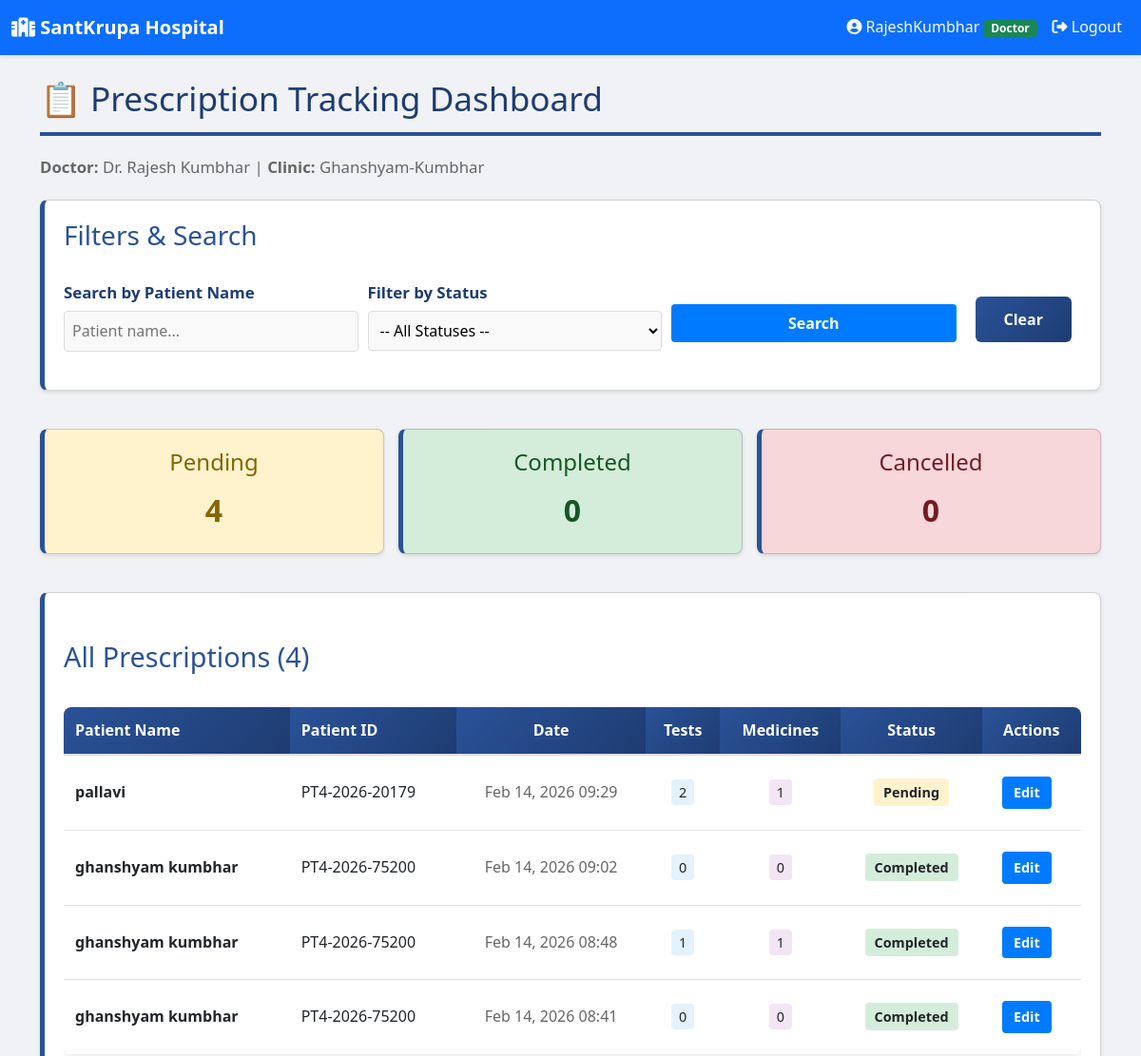
The page /clinic/ghanshyam_123/doctor/prescription-tracking/ (signed in, upper part) on the database as committed earlier.
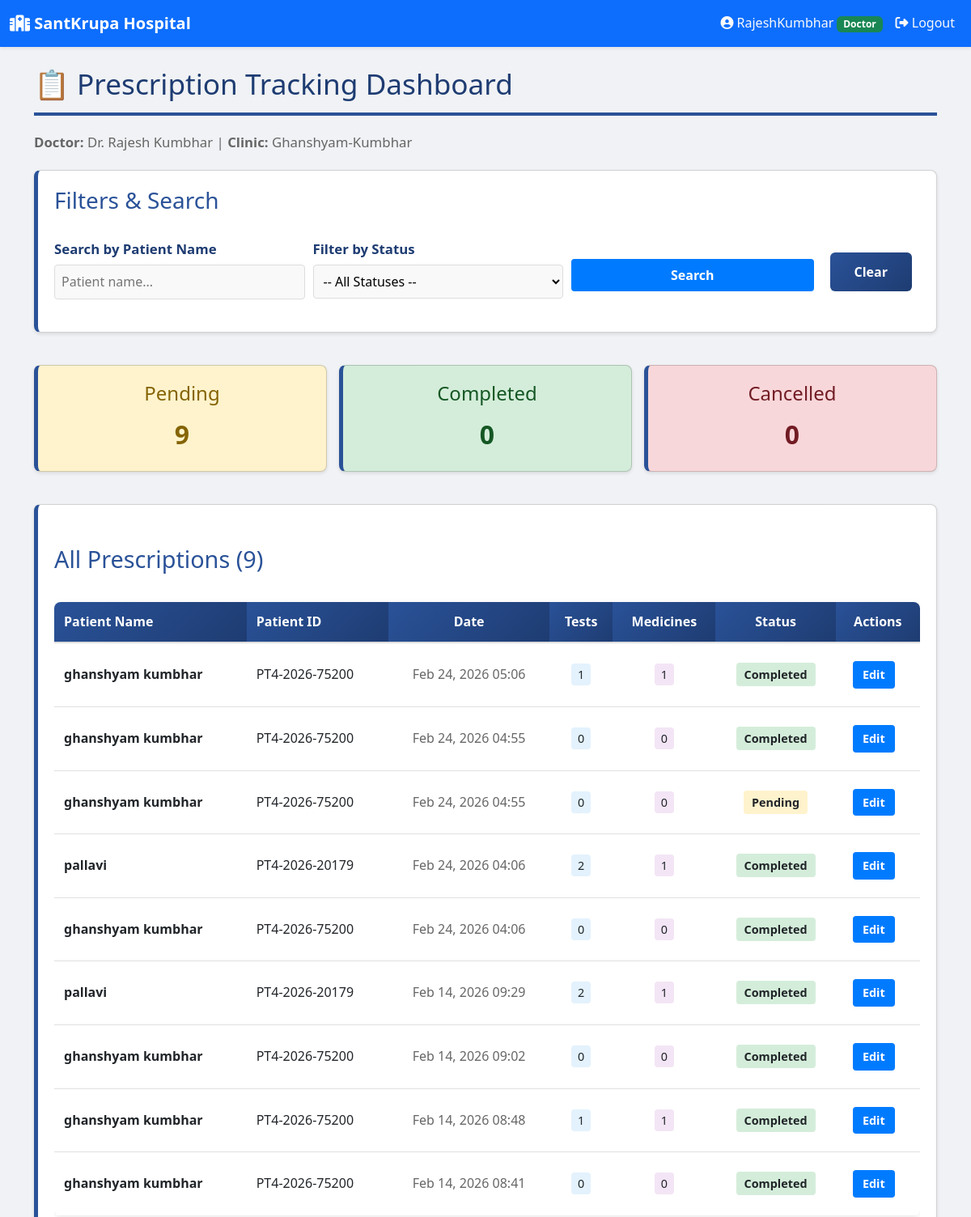
The same page on the database as committed later.
### hospital/models.py (models this page shows, shortened)
class Prescription(models.Model):
    STATUS_CHOICES = [
        ('pending', 'Pending'),
        ('completed', 'Completed'),
        ('cancelled', 'Cancelled'),
    ]
    clinic = models.ForeignKey(Clinic, on_delete=models.CASCADE, related_name='prescriptions', null=True, blank=True)
    patient = models.ForeignKey(Patient, on_delete=models.CASCADE, related_name='prescriptions')
    doctor = models.ForeignKey(Doctor, on_delete=models.SET_NULL, null=True, related_name='prescriptions')
    prescription_date = models.DateTimeField(auto_now_add=True)
    status = models.CharField(max_length=20, choices=STATUS_CHOICES, default='pending')
    admission_recommended = models.BooleanField(default=False, help_text="Doctor recommends patient admission to hospital")
    admission_reason = models.TextField(blank=True, help_text="Reason for recommending admission")
    objects = ClinicManager()
    class Meta:
        ordering = ['-prescription_date']

class Patient(models.Model):
    STATUS_CHOICES = [
        ('registered', 'Registered'),
        ('in_diagnosis', 'In Diagnosis'),
        ('treatment_started', 'Treatment Started'),
        ('discharged', 'Discharged'),
    ]
    clinic = models.ForeignKey(Clinic, on_delete=models.CASCADE, related_name='patients', null=True, blank=True)
    patient_id = models.CharField(max_length=20, editable=False)
    user = models.OneToOneField(User, on_delete=models.CASCADE, null=True, blank=True)
    patient_name = models.CharField(max_length=100)
    age = models.IntegerField()
    address = models.TextField()
    phone_number = models.CharField(max_length=15)
    registration_date = models.DateField(auto_now_add=True)
    status = models.CharField(max_length=20, choices=STATUS_CHOICES, default='registered')
    default_password = models.CharField(max_length=20, blank=True)
    registered_by = models.ForeignKey(User, on_delete=models.SET_NULL, null=True, blank=True,
                                     related_name='patients_registered',
                                     limit_choices_to={'role': 'receptionist'})
    objects = ClinicManager()
    class Meta:
        ordering = ['-registration_date']
        unique_together = [['clinic', 'patient_id']]
        indexes = [
            models.Index(fields=['clinic', 'registration_date']),
            models.Index(fields=['clinic', 'phone_number']),
        ]

### hospital/views.py (the view)
# urls.py: path('doctor/prescription-tracking/', views.doctor_prescription_tracking, name='doctor_prescription_tracking'),
@login_required(login_url='login')
def doctor_prescription_tracking(request, clinic_slug=None):
    if request.user.role != 'doctor':
        return redirect('homepage')
    try:
        doctor = Doctor.objects.get(user=request.user)
    except Doctor.DoesNotExist:
        messages.error(request, "Doctor profile not found!")
        return redirect('homepage')
    clinic = get_clinic_from_slug_or_middleware(clinic_slug, request)
    if not clinic:
        clinic = request.user.clinic
    if clinic:
        prescriptions = Prescription.objects.filter(doctor=doctor, clinic=clinic).order_by('-prescription_date')
    else:
        prescriptions = Prescription.objects.filter(doctor=doctor).order_by('-prescription_date')
    status_filter = request.GET.get('status', '').strip()
    if status_filter in ['pending', 'completed', 'cancelled']:
        prescriptions = prescriptions.filter(status=status_filter)
    search_query = request.GET.get('search', '').strip()
    if search_query:
        prescriptions = prescriptions.filter(patient__patient_name__icontains=search_query)
    context = {
        'doctor': doctor,
        'clinic': clinic,
        'prescriptions': prescriptions,
        'status_filter': status_filter,
        'search_query': search_query,
    }
    return render(request, 'hospital/doctor/prescription_tracking.html', context)

### hospital/managers.py (called while the page is built)
    def get_queryset(self):
        return super().get_queryset()

### hospital/views.py (called while the page is built)
def get_clinic_from_slug_or_middleware(clinic_slug, request):
    if clinic_slug:
        try:
            return Clinic.objects.get(slug=clinic_slug)
        except Clinic.DoesNotExist:
            return None
    if hasattr(request, 'clinic') and request.clinic:
        return request.clinic
    if request.user.is_authenticated and hasattr(request.user, 'clinic'):
        return request.user.clinic
    return None

### hospital/templates/hospital/doctor/prescription_tracking.html (shortened to what the changed rows need)
{% extends "hospital/base.html" %}
{% block content %}
<div style="max-width: 1400px; margin: 0 auto;">
    <h1>📋 Prescription Tracking Dashboard</h1>
    <div style="display: grid; grid-template-columns: repeat(auto-fit, minmax(200px, 1fr)); gap: 15px; margin-bottom: 20px;">
        <div class="card" style="text-align: center; background: #fff3cd;">
            <h4 style="margin: 0 0 10px 0; color: #856404;">Pending</h4>
            <p style="font-size: 2em; font-weight: bold; color: #856404; margin: 0;">
                {{ prescriptions|dictsort:"status"|length }}
            </p>
        </div>
    </div>
    <div class="card">
        <h2>All Prescriptions ({{ prescriptions|length }})</h2>
        {% if prescriptions %}
            <div style="overflow-x: auto;">
                <table style="width: 100%; border-collapse: collapse;">
                    <thead>
                        <tr style="background: #f8f9fa; border-bottom: 2px solid #ddd;">
                            <th style="padding: 12px; text-align: left; font-weight: bold;">Patient Name</th>
                            <th style="padding: 12px; text-align: left; font-weight: bold;">Patient ID</th>
                            <th style="padding: 12px; text-align: center; font-weight: bold;">Date</th>
                            <th style="padding: 12px; text-align: center; font-weight: bold;">Tests</th>
                            <th style="padding: 12px; text-align: center; font-weight: bold;">Medicines</th>
                            <th style="padding: 12px; text-align: center; font-weight: bold;">Status</th>
                            <th style="padding: 12px; text-align: center; font-weight: bold;">Actions</th>
                        </tr>
                    </thead>
                    <tbody>
                        {% for prescription in prescriptions %}
                        <tr style="border-bottom: 1px solid #eee; hover: background: #f5f5f5;">
                            <td style="padding: 12px;"><strong>{{ prescription.patient.patient_name }}</strong></td>
                            <td style="padding: 12px;">{{ prescription.patient.patient_id }}</td>
                            <td style="padding: 12px; text-align: center; color: #666;">{{ prescription.prescription_date|date:"M d, Y H:i" }}</td>
                            <td style="padding: 12px; text-align: center;">
                                <span style="background: #e3f2fd; padding: 4px 8px; border-radius: 4px; font-size: 0.9em;">
                                    {{ prescription.tests.count }}
                                </span>
                            </td>
                            <td style="padding: 12px; text-align: center;">
                                <span style="background: #f3e5f5; padding: 4px 8px; border-radius: 4px; font-size: 0.9em;">
                                    {{ prescription.medicines.count }}
                                </span>
                            </td>
                            <td style="padding: 12px; text-align: center;">
                                <span style="background:
                                    {% if prescription.status == 'pending' %}#fff3cd
                                    {% elif prescription.status == 'completed' %}#d4edda
                                    {% else %}#f8d7da{% endif %};
                                    padding: 5px 10px; border-radius: 4px; font-size: 0.9em; font-weight: bold;">
                                    {{ prescription.get_status_display }}
                                </span>
                            </td>
                            <td style="padding: 12px; text-align: center;">
                                <a href="{% url 'add_prescription_details' clinic.slug prescription.id %}"
                                   class="btn" style="padding: 6px 12px; font-size: 0.9em; background: #007bff; color: white; text-decoration: none; border-radius: 4px; display: inline-block;">
                                    Edit
                                </a>
                            </td>
                        </tr>
                        {% endfor %}
                    </tbody>
                </table>
            </div>
        {% else %}
            <div class="alert-info" style="padding: 15px; background: #e7f3ff; border-left: 4px solid #2196F3; border-radius: 4px;">
                📋 No prescriptions found matching your filters.
            </div>
        {% endif %}
    </div>
</div>
{% endblock %}

Rows that differ between the two databases and show on the page:
added Prescription: patient.patient_name "ghanshyam kumbhar", patient.patient_id "PT4-2026-75200", prescription_date "Feb 24, 2026 05:06", tests.count "1", medicines.count "1", status "Completed"
added Prescription: patient.patient_name "ghanshyam kumbhar", patient.patient_id "PT4-2026-75200", prescription_date "Feb 24, 2026 04:55", tests.count "0", medicines.count "0", status "Completed"
added Prescription: patient.patient_name "ghanshyam kumbhar", patient.patient_id "PT4-2026-75200", prescription_date "Feb 24, 2026 04:55", tests.count "0", medicines.count "0", status "Pending"
added Prescription: patient.patient_name "pallavi", patient.patient_id "PT4-2026-20179", prescription_date "Feb 24, 2026 04:06", tests.count "2", medicines.count "1", status "Completed"
added Prescription: patient.patient_name "ghanshyam kumbhar", patient.patient_id "PT4-2026-75200", prescription_date "Feb 24, 2026 04:06", tests.count "0", medicines.count "0", status "Completed"
changed Prescription "Feb 14, 2026 09:29": status "Pending" → "Completed"
Other text that changed with them:
{{ prescriptions|dictsort:"status"|length }}: "4" → "9"
{{ prescriptions|length }}: "4" → "9"
